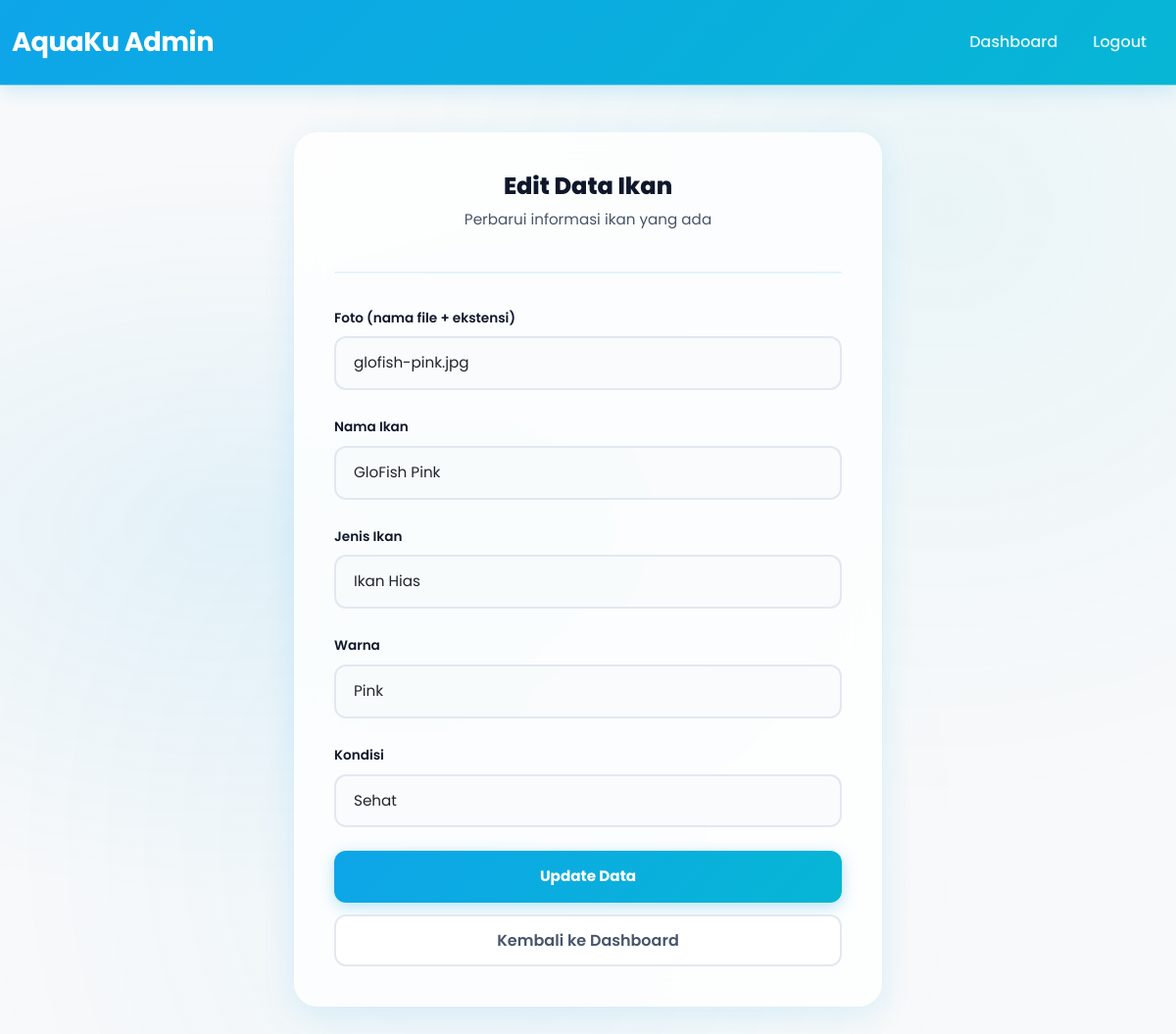
The app's page /AquaKu/assets/admin/edit.php?id=1 (signed in) with its own data.
### tables this page shows
CREATE TABLE ikan (
    id INT PRIMARY KEY AUTO_INCREMENT,
    foto VARCHAR(255) NOT NULL,
    nama_ikan VARCHAR(100) NOT NULL,
    jenis VARCHAR(100) NOT NULL,
    warna VARCHAR(100) NOT NULL,
    kondisi VARCHAR(100) NOT NULL
);

### AquaKu/assets/admin/edit.php (the view, shortened to what this page needs)
<?php
include __DIR__ . "/koneksi.php";
if(isset($_GET['id'])){
    $id = (int)($_GET['id'] ?? 0);
    $stmt = mysqli_prepare($koneksi, "SELECT id, foto, nama_ikan, jenis, warna, kondisi FROM ikan WHERE id = ? LIMIT 1");
    mysqli_stmt_bind_param($stmt, "i", $id);
    mysqli_stmt_execute($stmt);
    $query = mysqli_stmt_get_result($stmt);
    $d = mysqli_fetch_array($query);
}
?>
<!DOCTYPE html>
<html lang="id">
<head>
    <link href="https://cdn.jsdelivr.net/npm/bootstrap@5.3.7/dist/css/bootstrap.min.css" rel="stylesheet">
    <link rel="stylesheet" href="../style.css">
</head>
<body class="bg-light">
<nav class="navbar navbar-expand-lg admin-nav">
    <div class="container">
        <a class="navbar-brand fw-bold" href="#">AquaKu Admin</a>
        <div class="collapse navbar-collapse">
            <ul class="navbar-nav ms-auto">
                <li class="nav-item">
                    <a class="nav-link" href="dashboard.php">Dashboard</a>
                </li>
                <li class="nav-item">
                    <a class="nav-link" href="logout.php">Logout</a>
                </li>
            </ul>
        </div>
    </div>
</nav>
<div class="container my-5">
    <div class="form-card">
        <div class="card-header-custom">
            <h3>Edit Data Ikan</h3>
            <p>Perbarui informasi ikan yang ada</p>
        </div>
        <form method="POST">
            <div class="mb-4">
                <label class="form-label">Foto (nama file + ekstensi)</label>
                <input type="text" name="foto" class="form-control" value="<?php echo htmlspecialchars($d['foto'], ENT_QUOTES, 'UTF-8'); ?>" required>
            </div>
            <div class="mb-4">
                <label class="form-label">Nama Ikan</label>
                <input type="text" name="nama_ikan" class="form-control" value="<?php echo htmlspecialchars($d['nama_ikan'], ENT_QUOTES, 'UTF-8'); ?>" required>
            </div>
            <div class="mb-4">
                <label class="form-label">Jenis Ikan</label>
                <input type="text" name="jenis" class="form-control" value="<?php echo htmlspecialchars($d['jenis'], ENT_QUOTES, 'UTF-8'); ?>" required>
            </div>
            <div class="mb-4">
                <label class="form-label">Warna</label>
                <input type="text" name="warna" class="form-control" value="<?php echo htmlspecialchars($d['warna'], ENT_QUOTES, 'UTF-8'); ?>" required>
            </div>
            <div class="mb-4">
                <label class="form-label">Kondisi</label>
                <select name="kondisi" class="form-control" required>
                    <option value="Sehat" <?= $d['kondisi'] == 'Sehat' ? 'selected' : '' ?>>Sehat</option>
                </select>
            </div>
            <button type="submit" name="update" class="btn-submit">
                Update Data
            </button>
            <a href="dashboard.php" class="btn-cancel">
                Kembali ke Dashboard
            </a>
        </form>
    </div>
</div>
</body>
</html>

### AquaKu/assets/style.css (style rules this page uses)
* { margin: 0; padding: 0; box-sizing: border-box; }
:root { --primary: #0ea5e9; --primary-dark: #0284c7; --accent: #06b6d4; --bg: #f0f9ff; --card-bg: rgba(255, 255, 255, 0.7); --text: #0f172a; --text-light: #475569; --shadow: 0 8px 32px rgba(14, 165, 233, 0.12); --shadow-hover: 0 16px 48px rgba(14, 165, 233, 0.2); --radius: 24px; --glass-border: rgba(255, 255, 255, 0.3); }
body { font-family: 'Poppins', sans-serif; background: var(--bg); color: var(--text); overflow-x: hidden; line-height: 1.6; }
body::before { content: ''; position: fixed; top: 0; left: 0; width: 100%; height: 100%; background: radial-gradient(ellipse at 20% 50%, rgba(14, 165, 233, 0.08) 0%, transparent 50%), radial-gradient(ellipse at 80% 20%, rgba(6, 182, 212, 0.06) 0%, transparent 50%), radial-gradient(ellipse at 40% 80%, rgba(14, 165, 233, 0.05) 0%, transparent 50%); pointer-events: none; z-index: -1; }
.navbar { background: rgba(255, 255, 255, 0.75) !important; backdrop-filter: blur(20px); -webkit-backdrop-filter: blur(20px); border-bottom: 1px solid var(--glass-border) !important; padding: 16px 0; transition: all 0.4s cubic-bezier(0.4, 0, 0.2, 1); position: sticky; top: 0; z-index: 1000; }
.navbar-brand { font-weight: 800; font-size: 1.7rem; background: linear-gradient(135deg, var(--primary), var(--accent)); -webkit-background-clip: text; -webkit-text-fill-color: transparent; background-clip: text; letter-spacing: -0.5px; transition: all 0.3s; }
.nav-link { font-weight: 500; color: var(--text) !important; position: relative; padding: 10px 18px !important; border-radius: 12px; transition: all 0.3s cubic-bezier(0.4, 0, 0.2, 1); overflow: hidden; }
.nav-link::before { content: ''; position: absolute; inset: 0; background: linear-gradient(135deg, rgba(14, 165, 233, 0.1), rgba(6, 182, 212, 0.1)); opacity: 0; transition: opacity 0.3s; border-radius: 12px; z-index: -1; }
.nav-link::after { content: ''; position: absolute; bottom: 6px; left: 50%; transform: translateX(-50%) scaleX(0); width: 20px; height: 3px; background: linear-gradient(90deg, var(--primary), var(--accent)); border-radius: 2px; transition: transform 0.3s cubic-bezier(0.4, 0, 0.2, 1); }
.container { max-width: 1200px; position: relative; }
.form-card { background: rgba(255, 255, 255, 0.8); backdrop-filter: blur(20px); -webkit-backdrop-filter: blur(20px); border-radius: var(--radius); padding: 40px; box-shadow: var(--shadow); border: 1px solid var(--glass-border); max-width: 600px; margin: 0 auto; transition: all 0.3s; }
.form-card .card-header-custom { text-align: center; margin-bottom: 32px; padding-bottom: 24px; border-bottom: 2px solid rgba(14, 165, 233, 0.1); }
.form-card .card-header-custom h3 { font-weight: 800; color: var(--text); margin: 0; font-size: 1.5rem; }
.form-card .card-header-custom p { color: var(--text-light); margin-top: 8px; font-size: 0.95rem; }
.form-card .form-control { border-radius: 12px; padding: 14px 18px; border: 2px solid #e2e8f0; font-size: 0.95rem; transition: all 0.3s; background: rgba(248, 250, 252, 0.8); }
.form-card .form-label { font-weight: 600; font-size: 0.85rem; color: var(--text); margin-bottom: 8px; }
.btn-submit { padding: 14px 24px; border-radius: 12px; font-weight: 700; font-size: 0.95rem; background: linear-gradient(135deg, var(--primary), var(--accent)); border: none; color: white; transition: all 0.3s; box-shadow: 0 4px 15px rgba(14, 165, 233, 0.3); width: 100%; position: relative; overflow: hidden; }
.btn-submit::before { content: ''; position: absolute; top: 0; left: -100%; width: 100%; height: 100%; background: linear-gradient(90deg, transparent, rgba(255,255,255,0.2), transparent); transition: left 0.5s; }
.btn-cancel { padding: 12px 24px; border-radius: 12px; font-weight: 600; background: rgba(255, 255, 255, 0.8); border: 2px solid #e2e8f0; color: var(--text-light); transition: all 0.3s; width: 100%; margin-top: 12px; text-decoration: none; display: block; text-align: center; backdrop-filter: blur(10px); }
.admin-nav { background: linear-gradient(135deg, var(--primary), var(--accent)) !important; box-shadow: 0 4px 20px rgba(14, 165, 233, 0.2); }
.admin-nav .navbar-brand { color: white !important; -webkit-text-fill-color: white !important; }
.admin-nav .nav-link { color: rgba(255,255,255,0.9) !important; }
.admin-nav .nav-link::after { background: white; }

### records on screen
ikan: foto "glofish-pink.jpg", nama_ikan "GloFish Pink", jenis "Ikan Hias", warna "Pink", kondisi "Sehat"
